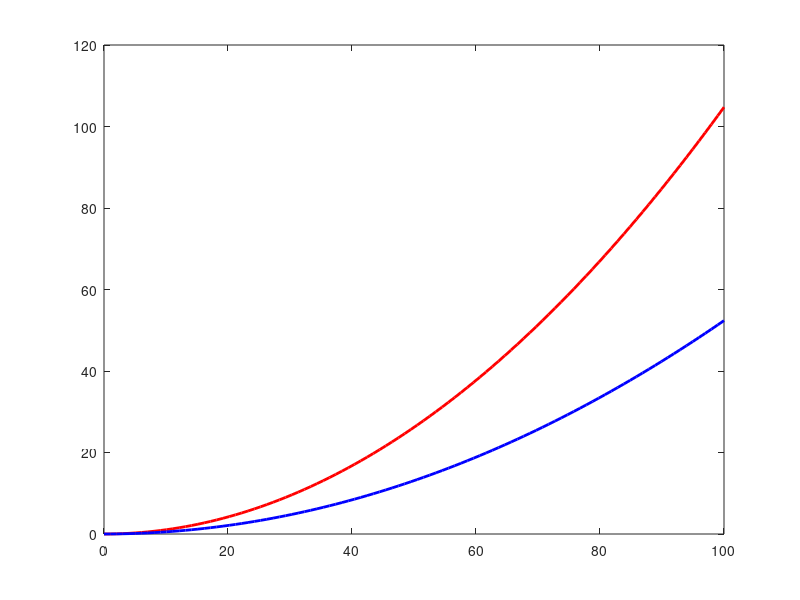

Write the MATLAB code that produced this figure. (Note: this script raises an error after producing the figure.)
wavelength1=1030e-9; % wavelength of laser in m
wavelength2=515e-9; % wavelength of laser in m
focal_len= linspace(0, 100e-3, 100); %focal length of lens used in m
M2=1.07; %M-square value of the laser
D=0.00926; % diameter of laser falling on lens in m
DOF_1=(2.56*focal_len.^2*M2*wavelength1)/(pi*D^2);
DOF_1=DOF_1*1e6; % converting to um
DOF_2=(2.56*focal_len.^2*M2*wavelength2)/(pi*D^2);
DOF_2=DOF_2*1e6; % converting to um
plot(focal_len*1000,DOF_1,'r-',"linewidth",2);
hold on
plot(focal_len*1000,DOF_2,'b-',"linewidth",2);
ax = gca;
ax.FontSize = 28;
set(gca, 'fontname', 'Times New Roman');
xlabel(' focal length (mm)');
ylabel('DOF (\mum)');
grid on;
ax.XMinorTick = 'on';
ax.YMinorTick = 'on';
ax.TickLength = [0.02, 0.02];
ax.LineWidth = 1;
box on
legend('\lambda = 1030 nm','\lambda = 515 nm');
legend box off